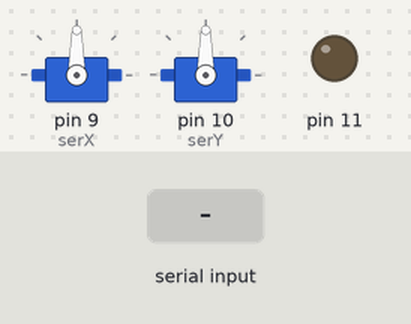
This sketch was run on a simulated Arduino Uno, built with avr-gcc and run on an emulated ATmega328P. Shown: 2 × servo, output pins drawn as LEDs (lit = HIGH). Inputs (shaded band) come from the test bench.

Above: at 1.7 s.
1.8 s: "<X,1>" received over Serial
At 3.0 s:
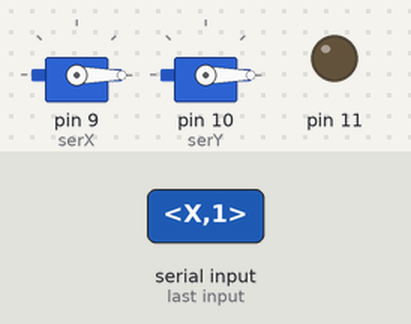
3.3 s: "L,150\n" received over Serial
At 4.2 s:
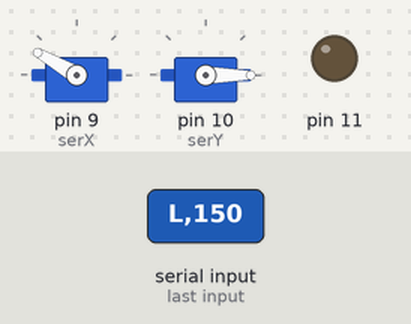
4.8 s: "<X,150>" received over Serial
At 5.4 s:
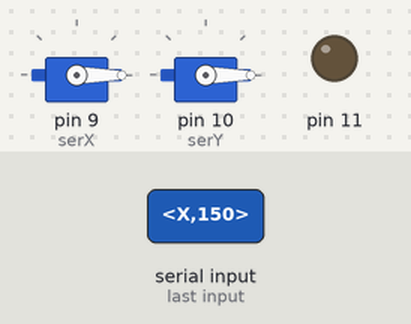
Timing chart, 0 to 7.8 s (numbered marks = the images above; inputs shaded):
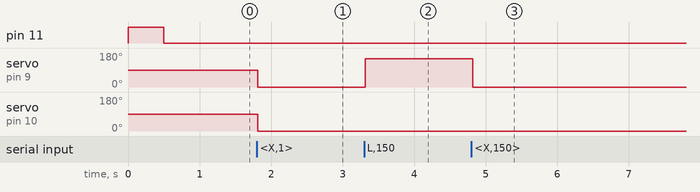

The sketch:

SerialReader.ino
```cpp
#include<Servo.h>
#include <EEPROM.h>

Servo serX;
Servo serY;

String serialData;

void setup() {
    pinMode(11, OUTPUT);
    serX.attach(9);
    serY.attach(10);
    digitalWrite(11, 1);   // turn the LED on (HIGH is the voltage level)
    serX.write(90);
    serY.write(90);
    delay(500);                       // wait for a second
    digitalWrite(11, 0);    // turn the LED off by making the voltage LOW
    Serial.begin(9600);
    Serial.setTimeout(10);
}

void loop() {
    //lol
}

void serialEvent() {
    serialData = Serial.readString();
    int values[4];
    if (parseDataM(serialData, values)) {
        for (int i = 0; i < 4; ++i) {
            Serial.print(values[i]);
            Serial.print(',');
        }
        writeValuesToEEPROM(values);
    }
    if (!parseDataD(serialData)) {
        digitalWrite(11, parseDataL(serialData));
        serX.write(parseDataX(serialData));
        serY.write(parseDataY(serialData));
    }
}

int parseDataL(String data) {
    data.remove(data.indexOf("X"));
    data.remove(data.indexOf("L"), 1);
    return data.toInt();
}

int parseDataX(String data) {
    data.remove(data.indexOf("Y"));
    data.remove(data.indexOf("X"), 1);
    data.remove(data.indexOf("L"), 2);
    return data.toInt();
}

int parseDataY(String data) {
    data.remove(0, data.indexOf("Y") + 1);
    return data.toInt();
}

uint8_t parseDataM(String data, int *values) {
    uint8_t flag = 0;
    if (data[0] == 'M') {
        flag = 1;
        data.remove(0, 1);
        for (int i = 0; i < 4; ++i) {
            values[i] = data.substring(0, data.indexOf(',')).toInt();
            data.remove(0, data.indexOf(',') + 1);
        }
    }
    return flag;
}

uint8_t parseDataD(String data) {
    uint8_t flag = 0;
    int my_values[4];
    if (data[0] == 'D') {
        flag = 1;
        EEPROM_read(EEPROM_read(EEPROM_read(EEPROM_read(0, my_values[0]), my_values[1]), my_values[2]), my_values[3]);
        Serial.print('<');
        for (int i = 0; i < 4; ++i) {
            Serial.print(my_values[i]);
            if (i < 3) Serial.print(',');
        }
        Serial.println('>');
    }
    return flag;
}

void writeValuesToEEPROM(int *values) {
    EEPROM_write(EEPROM_write(EEPROM_write(EEPROM_write(0, values[0]), values[1]), values[2]), values[3]);
}

template<class T>
int EEPROM_write(int ee, const T &value) {
    const byte *p = (const byte *) (const void *) &value;
    unsigned int i;
    for (i = 0; i < sizeof(value); i++)
        EEPROM.write(ee++, *p++);
    return ee;
}

template<class T>
int EEPROM_read(int ee, T &value) {
    byte *p = (byte * )(void * ) & value;
    unsigned int i;
    for (i = 0; i < sizeof(value); i++)
        *p++ = EEPROM.read(ee++);
    return ee;
}
```

Measured:
- after the input at 1.8 s, servo on pin 9 (serX), servo on pin 10 (serY): 90° → 0° at once
- after the input at 3.3 s, servo on pin 9 (serX): 0° → 150° at once
- after the input at 4.8 s, servo on pin 9 (serX): 150° → 0° at once
